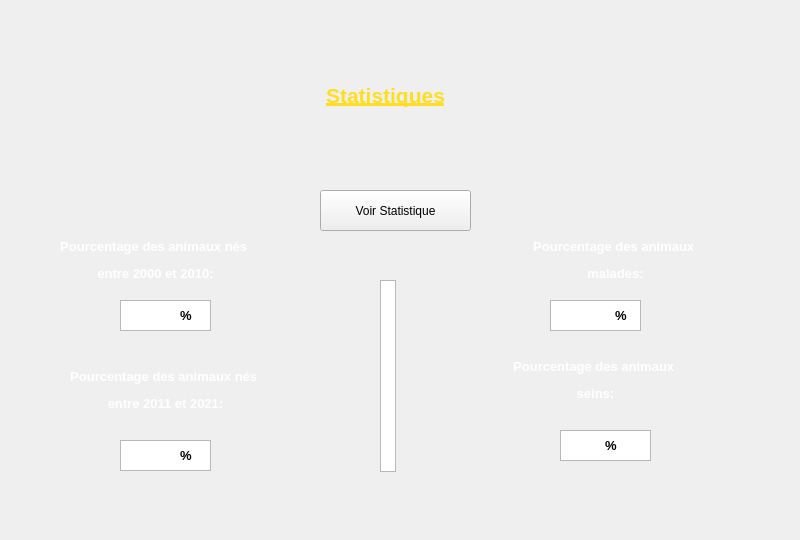
   <widget class="QWidget" name="tab_2">
    <attribute name="title">
     <string>Statistiques</string>
    </attribute>
    <widget class="QLabel" name="label_9">
     <property name="geometry">
      <rect>
       <x>-10</x>
       <y>0</y>
       <width>791</width>
       <height>531</height>
      </rect>
     </property>
     <property name="text">
      <string/>
     </property>
     <property name="pixmap">
      <pixmap>../../../Esprit/2A16/Semestre 1/Projet C++/ZOO'RNI/charte essai 1.png</pixmap>
     </property>
     <property name="scaledContents">
      <bool>true</bool>
     </property>
    </widget>
    <widget class="QLabel" name="label_statistiqyes">
     <property name="geometry">
      <rect>
       <x>270</x>
       <y>70</y>
       <width>231</width>
       <height>51</height>
      </rect>
     </property>
     <property name="text">
      <string>&lt;html&gt;&lt;head/&gt;&lt;body&gt;&lt;p align=&quot;center&quot;&gt;&lt;span style=&quot; font-size:16pt; font-weight:600; text-decoration: underline; color:#ffde21;&quot;&gt;Statistiques&lt;/span&gt;&lt;/p&gt;&lt;/body&gt;&lt;/html&gt;</string>
     </property>
    </widget>
    <widget class="QPushButton" name="pb_stat">
     <property name="geometry">
      <rect>
       <x>320</x>
       <y>190</y>
       <width>151</width>
       <height>41</height>
      </rect>
     </property>
     <property name="text">
      <string>Voir Statistique</string>
     </property>
    </widget>
    <widget class="QLabel" name="label_18">
     <property name="geometry">
      <rect>
       <x>0</x>
       <y>220</y>
       <width>311</width>
       <height>81</height>
      </rect>
     </property>
     <property name="text">
      <string>&lt;html&gt;&lt;head/&gt;&lt;body&gt;&lt;p align=&quot;center&quot;&gt;&lt;span style=&quot; font-size:10pt; font-weight:600; color:#ffffff;&quot;&gt;Pourcentage des animaux nés &lt;/span&gt;&lt;/p&gt;&lt;p align=&quot;center&quot;&gt;&lt;span style=&quot; font-size:10pt; font-weight:600; color:#ffffff;&quot;&gt;entre 2000 et 2010:&lt;/span&gt;&lt;/p&gt;&lt;/body&gt;&lt;/html&gt;</string>
     </property>
    </widget>
    <widget class="QLabel" name="lab_stat2000">
     <property name="geometry">
      <rect>
       <x>130</x>
       <y>300</y>
       <width>101</width>
       <height>31</height>
      </rect>
     </property>
     <property name="text">
      <string>&lt;html&gt;&lt;head/&gt;&lt;body&gt;&lt;p align=&quot;right&quot;&gt;&lt;br/&gt;&lt;/p&gt;&lt;/body&gt;&lt;/html&gt;</string>
     </property>
     <property name="scaledContents">
      <bool>true</bool>
     </property>
    </widget>
    <widget class="QLabel" name="label_20">
     <property name="geometry">
      <rect>
       <x>180</x>
       <y>305</y>
       <width>56</width>
       <height>21</height>
      </rect>
     </property>
     <property name="text">
      <string>&lt;html&gt;&lt;head/&gt;&lt;body&gt;&lt;p&gt;&lt;span style=&quot; font-size:10pt; font-weight:600; color:#000000;&quot;&gt;%&lt;/span&gt;&lt;/p&gt;&lt;/body&gt;&lt;/html&gt;</string>
     </property>
    </widget>
    <widget class="QLabel" name="label_19">
     <property name="geometry">
      <rect>
       <x>10</x>
       <y>350</y>
       <width>311</width>
       <height>81</height>
      </rect>
     </property>
     <property name="text">
      <string>&lt;html&gt;&lt;head/&gt;&lt;body&gt;&lt;p align=&quot;center&quot;&gt;&lt;span style=&quot; font-size:10pt; font-weight:600; color:#ffffff;&quot;&gt;Pourcentage des animaux nés &lt;/span&gt;&lt;/p&gt;&lt;p align=&quot;center&quot;&gt;&lt;span style=&quot; font-size:10pt; font-weight:600; color:#ffffff;&quot;&gt;entre 2011 et 2021:&lt;/span&gt;&lt;/p&gt;&lt;/body&gt;&lt;/html&gt;</string>
     </property>
    </widget>
    <widget class="QLabel" name="label_21">
     <property name="geometry">
      <rect>
       <x>180</x>
       <y>440</y>
       <width>56</width>
       <height>31</height>
      </rect>
     </property>
     <property name="text">
      <string>&lt;html&gt;&lt;head/&gt;&lt;body&gt;&lt;p&gt;&lt;span style=&quot; font-size:10pt; font-weight:600; color:#000000;&quot;&gt;%&lt;/span&gt;&lt;/p&gt;&lt;/body&gt;&lt;/html&gt;</string>
     </property>
    </widget>
    <widget class="QLabel" name="lab_stat2011">
     <property name="geometry">
      <rect>
       <x>130</x>
       <y>440</y>
       <width>91</width>
       <height>31</height>
      </rect>
     </property>
     <property name="text">
      <string>&lt;html&gt;&lt;head/&gt;&lt;body&gt;&lt;p align=&quot;right&quot;&gt;&lt;br/&gt;&lt;/p&gt;&lt;/body&gt;&lt;/html&gt;</string>
     </property>
     <property name="textFormat">
      <enum>Qt::RichText</enum>
     </property>
     <property name="scaledContents">
      <bool>true</bool>
     </property>
    </widget>
    <widget class="QLabel" name="label_22">
     <property name="geometry">
      <rect>
       <x>460</x>
       <y>220</y>
       <width>311</width>
       <height>81</height>
      </rect>
     </property>
     <property name="text">
      <string>&lt;html&gt;&lt;head/&gt;&lt;body&gt;&lt;p align=&quot;center&quot;&gt;&lt;span style=&quot; font-size:10pt; font-weight:600; color:#ffffff;&quot;&gt;Pourcentage des animaux &lt;/span&gt;&lt;/p&gt;&lt;p align=&quot;center&quot;&gt;&lt;span style=&quot; font-size:10pt; font-weight:600; color:#ffffff;&quot;&gt;malades:&lt;/span&gt;&lt;/p&gt;&lt;/body&gt;&lt;/html&gt;</string>
     </property>
    </widget>
    <widget class="QLabel" name="label_23">
     <property name="geometry">
      <rect>
       <x>615</x>
       <y>300</y>
       <width>51</width>
       <height>31</height>
      </rect>
     </property>
     <property name="text">
      <string>&lt;html&gt;&lt;head/&gt;&lt;body&gt;&lt;p&gt;&lt;span style=&quot; font-size:10pt; font-weight:600; color:#000000;&quot;&gt;%&lt;/span&gt;&lt;/p&gt;&lt;/body&gt;&lt;/html&gt;</string>
     </property>
    </widget>
    <widget class="QLabel" name="lab_malades">
     <property name="geometry">
      <rect>
       <x>560</x>
       <y>300</y>
       <width>111</width>
       <height>31</height>
      </rect>
     </property>
     <property name="text">
      <string>&lt;html&gt;&lt;head/&gt;&lt;body&gt;&lt;p align=&quot;right&quot;&gt;&lt;br/&gt;&lt;/p&gt;&lt;/body&gt;&lt;/html&gt;</string>
     </property>
    </widget>
    <widget class="QLabel" name="label_25">
     <property name="geometry">
      <rect>
       <x>440</x>
       <y>340</y>
       <width>311</width>
       <height>81</height>
      </rect>
     </property>
     <property name="text">
      <string>&lt;html&gt;&lt;head/&gt;&lt;body&gt;&lt;p align=&quot;center&quot;&gt;&lt;span style=&quot; font-size:10pt; font-weight:600; color:#ffffff;&quot;&gt;Pourcentage des animaux &lt;/span&gt;&lt;/p&gt;&lt;p align=&quot;center&quot;&gt;&lt;span style=&quot; font-size:10pt; font-weight:600; color:#ffffff;&quot;&gt;seins:&lt;/span&gt;&lt;/p&gt;&lt;/body&gt;&lt;/html&gt;</string>
     </property>
    </widget>
    <widget class="QLabel" name="label_26">
     <property name="geometry">
      <rect>
       <x>605</x>
       <y>436</y>
       <width>61</width>
       <height>20</height>
      </rect>
     </property>
     <property name="text">
      <string>&lt;html&gt;&lt;head/&gt;&lt;body&gt;&lt;p&gt;&lt;span style=&quot; font-size:10pt; font-weight:600;&quot;&gt;%&lt;/span&gt;&lt;/p&gt;&lt;/body&gt;&lt;/html&gt;</string>
     </property>
    </widget>
    <widget class="QLabel" name="lab_seins">
     <property name="geometry">
      <rect>
       <x>570</x>
       <y>430</y>
       <width>111</width>
       <height>31</height>
      </rect>
     </property>
     <property name="text">
      <string>&lt;html&gt;&lt;head/&gt;&lt;body&gt;&lt;p align=&quot;right&quot;&gt;&lt;br/&gt;&lt;/p&gt;&lt;/body&gt;&lt;/html&gt;</string>
     </property>
    </widget>
    <widget class="QTextEdit" name="textEdit">
     <property name="geometry">
      <rect>
       <x>550</x>
       <y>300</y>
       <width>91</width>
       <height>31</height>
      </rect>
     </property>
    </widget>
    <widget class="QTextEdit" name="textEdit_2">
     <property name="geometry">
      <rect>
       <x>560</x>
       <y>430</y>
       <width>91</width>
       <height>31</height>
      </rect>
     </property>
    </widget>
    <widget class="QTextEdit" name="textEdit_3">
     <property name="geometry">
      <rect>
       <x>120</x>
       <y>300</y>
       <width>91</width>
       <height>31</height>
      </rect>
     </property>
    </widget>
    <widget class="QTextEdit" name="textEdit_4">
     <property name="geometry">
      <rect>
       <x>120</x>
       <y>440</y>
       <width>91</width>
       <height>31</height>
      </rect>
     </property>
    </widget>
    <widget class="QTextBrowser" name="textBrowser">
     <property name="geometry">
      <rect>
       <x>380</x>
       <y>280</y>
       <width>16</width>
       <height>192</height>
      </rect>
     </property>
    </widget>
    <zorder>label_9</zorder>
    <zorder>label_statistiqyes</zorder>
    <zorder>pb_stat</zorder>
    <zorder>label_18</zorder>
    <zorder>label_19</zorder>
    <zorder>label_22</zorder>
    <zorder>label_25</zorder>
    <zorder>textEdit</zorder>
    <zorder>textEdit_2</zorder>
    <zorder>textEdit_3</zorder>
    <zorder>label_20</zorder>
    <zorder>label_23</zorder>
    <zorder>label_26</zorder>
    <zorder>textEdit_4</zorder>
    <zorder>label_21</zorder>
    <zorder>lab_stat2000</zorder>
    <zorder>lab_stat2011</zorder>
    <zorder>lab_seins</zorder>
    <zorder>lab_malades</zorder>
    <zorder>textBrowser</zorder>
   </widget>
